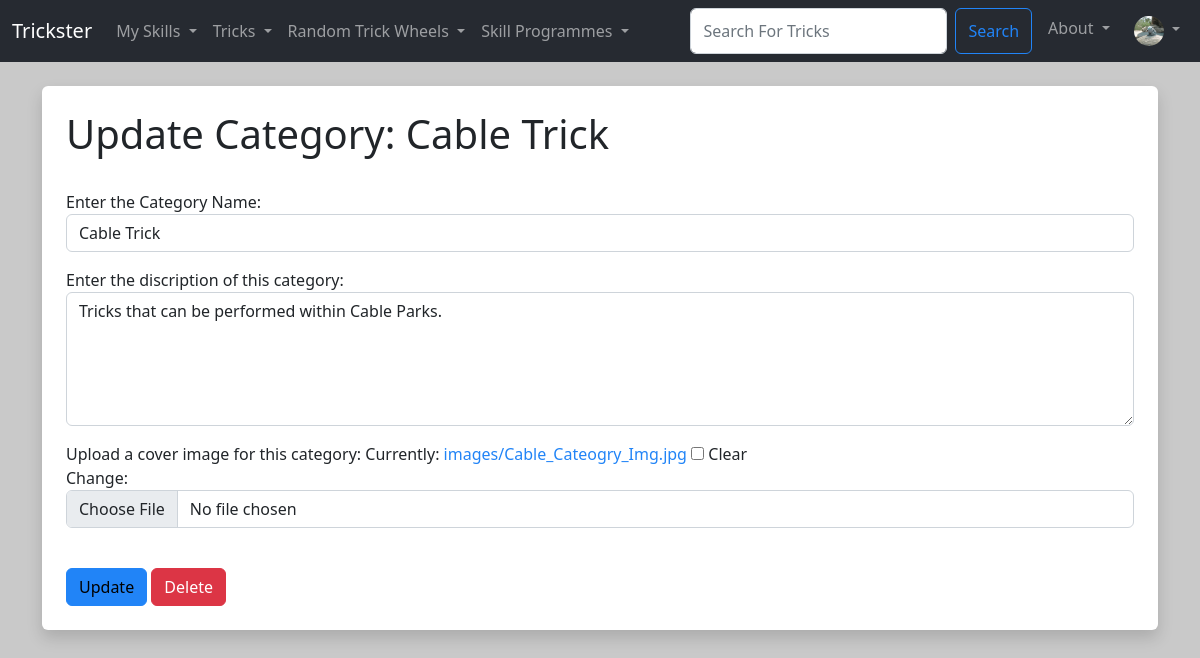
The page /update_category/1 (signed in) on the database its author committed.
### Users/models.py (models this page shows, shortened)
class Trickster_User(AbstractBaseUser, PermissionsMixin):
  UserID = models.AutoField(primary_key=True)
  Email = models.EmailField(('Email Address'), unique=True)
  Username = models.CharField(('Username'),max_length=25, unique=True)
  FirstName = models.CharField(('First Name'),max_length=25)
  LastName = models.CharField(('Last Name'),max_length=25)
  DateOfJoining = models.DateField(default=timezone.now)
  is_staff = models.BooleanField(default=False)
  is_active = models.BooleanField(default=True)
  objects = CustomUserManager()
  USERNAME_FIELD = 'Email'
  REQUIRED_FIELDS = ['Username', 'FirstName', 'LastName']

class User_Profile(models.Model):
  User = models.OneToOneField(Trickster_User, on_delete=models.CASCADE)
  ProfilePhoto = models.ImageField(null=True, blank=True, upload_to="images/profile")
  Bio = models.TextField(blank=True)
  SkillLevel = models.ForeignKey(SkillLevel, default=get_default_skill_level, blank=True, null=True, on_delete=models.CASCADE)
  UserDifficultyLevel = models.PositiveIntegerField(default=1, null=True, validators=[MinValueValidator(1), MaxValueValidator(10)])
  UserLevelProgress = models.PositiveIntegerField(default=1, validators=[MinValueValidator(1), MaxValueValidator(100)])
  LearnedTricks = models.ManyToManyField(Trick, related_name='learned_trick', blank=True)
  SavedTricks = models.ManyToManyField(Trick, related_name='saved_trick', blank=True)
  CurrentlyLearningProgrammes = models.ManyToManyField(Trick_Programme, related_name='currently_learning_programme', blank=True)
  CompletedProgrammes = models.ManyToManyField(Trick_Programme, related_name='completed_programme', blank=True)
  CompletedLessons = models.ManyToManyField(Programme_Lesson, related_name='completed_lessons', blank=True)
  SavedProgrammes = models.ManyToManyField(Trick_Programme, related_name='saved_programme', blank=True)
  Follows =  models.ManyToManyField('self', related_name='followed_by', symmetrical=False, blank=True)

### TricksterMain/models.py (models this page shows, shortened)
class Category (models.Model):
  CategoryID = models.AutoField(primary_key=True)
  CategoryName = models.CharField(max_length=25)
  CategoryDescription = models.TextField(blank=True)
  CategoryImg = models.ImageField(null=True, blank=True, upload_to="images/")
  slug = models.SlugField(null=True)
  def __str__(self):
    return self.CategoryName

### TricksterMain/views.py (the view)
# urls.py: path('update_category/<category_id>', views.update_category, name='update-category'),
@permission_required('category.change_category', login_url='home')
def update_category(request, category_id):
  category = Category.objects.get(pk=category_id)
  form = CategoryForm(request.POST or None, instance=category)
  if form.is_valid():
    form.save()
    messages.success(request, ("Category Updated Successfuly!"))
    return HttpResponseRedirect('/category_list')
  return render(request, 'main/update_category.html', {'category':category, 'form':form})

### TricksterMain/forms.py
class CategoryForm(ModelForm):
  class Meta:
    model = Category
    fields = ('CategoryName', 'CategoryDescription', 'CategoryImg')
    labels = {
      'CategoryName': 'Enter the Category Name:',
      'CategoryDescription':'Enter the discription of this category:',
      'CategoryImg':'Upload a cover image for this category:',
    }
    widgets = {
      'CategoryName': forms.TextInput(attrs={'class':'form-control', 'placeholder':'Cabel Trick'}),
      'CategoryDescription': forms.Textarea(attrs={'rows': 5, 'cols': 40, 'class':'form-control', 'placeholder':'Enter discription here.'}),
      'CategoryImg': forms.ClearableFileInput(attrs={'class':'form-control'}),
    }

### TricksterMain/templates/main/update_category.html (shortened to what this page needs)
{% extends 'main/base.html' %}
{% block content  %}
    <div class="shadow  p-4 mb-5 bg-body rounded">
        <h1>Update Category: {{ category }}</h1>
        <form action="" method=POST enctype="multipart/form-data">
        {% for feild in form %}
          <p>
            {{ feild.label_tag }}
            {{ feild}}
          </p>
        {% endfor %}
        <input type="submit" value="Update" class="btn btn-primary">
        <a href="{% url 'delete-category' category.CategoryID %}" class="btn btn-danger">Delete</a>
      </form>
    </div>
{% endblock %}

### TricksterMain/templates/components/navbar.html (shortened to what this page needs)
{% load static %}
<nav class="navbar navbar-expand-lg navbar-dark bg-tricksterdark">
  <div class="container-fluid">
    <a class="navbar-brand" href="{%url 'home'%}">Trickster</a>
    <div class="collapse navbar-collapse" id="navbarSupportedContent">
      <ul class="navbar-nav me-auto mb-2 mb-lg-0">
        <li class="nav-item dropdown">
          <a class="nav-link dropdown-toggle" href="#" id="mySkillsDropdown" role="button" data-bs-toggle="dropdown" aria-expanded="false">
            My Skills
          </a>
        </li>
        <li class="nav-item dropdown">
          <a class="nav-link dropdown-toggle" href="#" id="tricksDropdown" role="button" data-bs-toggle="dropdown" aria-expanded="false">
            Tricks
          </a>
        </li>
        <li class="nav-item dropdown">
          <a class="nav-link dropdown-toggle" href="#" id="randomDropdown" role="button" data-bs-toggle="dropdown" aria-expanded="false">
            Random Trick Wheels
          </a>
        </li>
        <li class="nav-item dropdown">
          <a class="nav-link dropdown-toggle" href="#" id="tricksDropdown" role="button" data-bs-toggle="dropdown" aria-expanded="false">
            Skill Programmes
          </a>
        </li>
      </ul>
      <div class="navbar-nav ml-auto gap-2">
        <form class="d-flex" method="POST" action="{% url 'search-trick' %}">
          <input class="form-control me-2 input-sm" type="search" placeholder="Search For Tricks" aria-label="Search" name="trick_searched">
          <button class="btn btn-outline-primary" type="submit">Search</button>
        </form>
        <li class="nav-item dropdown">
          <a class="nav-link dropdown-toggle" href="#" id="tricksDropdown" role="button" data-bs-toggle="dropdown" aria-expanded="false">
            About
          </a>
        </li>
        {% if user.is_authenticated %}
        <li class="nav-item dropdown">
          <a class="nav-link dropdown-toggle" href="#" id="navbarScrollingDropdown" role="button" data-bs-toggle="dropdown" aria-expanded="false">
            {% if request.user.user_profile.ProfilePhoto %}
              <img
              class="rounded-circle"
              height="30"
              src="{{ request.user.user_profile.ProfilePhoto.url }}"
              alt="User Profile Image"
              />
            {% endif %}
          </a>
        </li>
        {% else %}
          <li class="nav-item">
            <a class="nav-link" href="{%url 'login'%}">Login</a>
          </li>
        {% endif %}
      </div>
    </div>
  </div>
</nav>

### TricksterMain/templates/main/base.html (style rules this page uses)
body { background: #c9c9c9 }

### rows shown on the page
Trickster_User: user.user_profile.ProfilePhoto (picture)
Category: CategoryName "Cable Trick", form "Cable Trick" "Tricks that can be performed within Cable Parks."

### other values the page prints
{{ feild.label_tag }} "Enter the Category Name:" "Enter the discription of this category:" "Upload a cover image for this category:"
